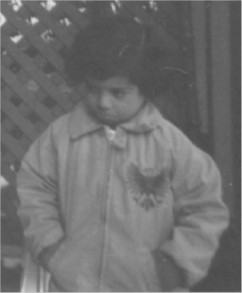
#> input picture week4/boy.png, 242 x 293 px
$ python equalization.py
#> lines starting #> are read from the running program, lines starting #| are printed output that depends on the picture
import cv2 as cv
import numpy as np
import matplotlib.pyplot as plt

img = cv.imread('boy.png',0)
#> img is the input picture: shape (293, 242); min 75, max 223, mean 111
cv.imshow("Original",img)

# pixels in 1D array
flat = img.flatten()
plt.hist(flat, bins=50,color="g")

def histo(image_array, bins):
#> called with image_array = array of shape (70906,), bins = 256
    histo = np.zeros(bins)
    for i in image_array:
        histo[i] += 1
#> this loop made 70906 passes
#> i on passes 1 to 3: 161, 140, 139
#> after the loop, histo = 256 values, max 2783 at index 83, min 0 at index 0, mean 277
    return histo

hist = histo(flat, 256)
#> hist has the same summary as histo in histo

# cumulative function
def cumu(var):
    cumvar = np.zeros(var.shape)
#> cumvar = 256 values from 0 to 0
    cumvar[0] = var[0]
    for i in range(1,256):
        cumvar[i] = cumvar[i-1] + var[i]
#> after the loop, cumvar = 256 values from 0 to 70906
    return np.array(cumvar)

cumu_sum = cumu(hist)
#> cumu_sum = 256 values from 0 to 70906
plt.plot(cumu_sum,color="b")

# normalization to the image
data = (cumu_sum - cumu_sum.min()) * 255
#> data = 256 values from 0 to 18081030
n = cumu_sum.max() - cumu_sum.min()
#> n = 70906
cumu_sum = (data / n).astype('uint8')
#> cumu_sum = 256 values from 0 to 255
plt.plot(cumu_sum,"r")

# apply cumulative to each index
new_img = cumu_sum[flat]
new_img = np.reshape(new_img, img.shape)
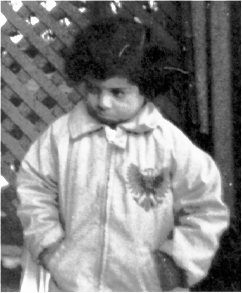
#> new_img: shape (293, 242); min 0, max 255, mean 129.1


plt.subplot(121)
plt.imshow(img, cmap='gray')

plt.subplot(122)
plt.imshow(new_img, cmap='gray')

plt.show()
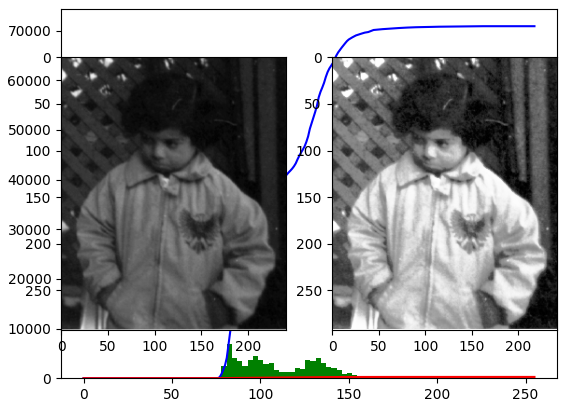
#> figure drawn by matplotlib, 3 panels; panel 1: tallest bar 6952 high, from x = 80.92 to 83.88; panel 1: curve peaks at x = 223, y = 70906; panel 1: curve peaks at x = 223, y = 255

$ run again, with week4/cell.jfif saved as week4/boy.png
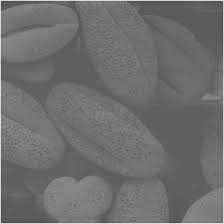
#> input picture week4/cell.jfif, 224 x 224 px
#> img is the input picture: shape (224, 224); min 62, max 247, mean 110.4
#> the loop in histo, `for i in image_array:` made 50176 passes
#> i on passes 1 to 3: 241, 200, 237
#> after the loop in histo, `for i in image_array:`: histo = 256 values, max 3728 at index 95, min 0 at index 0, mean 196
#> hist has the same summary as histo in histo
#> after the loop in cumu, `for i in range(1,256):`: cumvar = 256 values from 0 to 50176
#> data = 256 values from 0 to 12794880
#> n = 50176
#> `cumu_sum = (data / n).astype('uint8')`: cumu_sum = 256 values from 0 to 255
#> `new_img = np.reshape(new_img, img.shape)`:
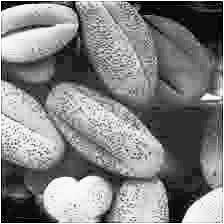
#> new_img: shape (224, 224); min 0, max 255, mean 130.5
#> `plt.show()`:
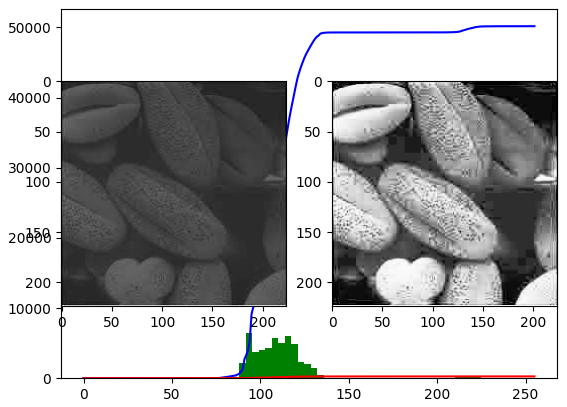
#> figure drawn by matplotlib, 3 panels; panel 1: tallest bar 6416 high, from x = 91.6 to 95.3; panel 1: curve peaks at x = 247, y = 50176; panel 1: curve peaks at x = 247, y = 255

$ run again, with week4/giraffe.jpg saved as week4/boy.png
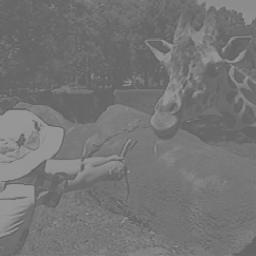
#> input picture week4/giraffe.jpg, 256 x 256 px
#> img is the input picture: shape (256, 256); min 89, max 163, mean 116.8
#> the loop in histo, `for i in image_array:` made 65536 passes
#> i on passes 1 to 3: 113, 111, 108
#> after the loop in histo, `for i in image_array:`: histo = 256 values, max 3035 at index 103, min 0 at index 0, mean 256
#> hist has the same summary as histo in histo
#> after the loop in cumu, `for i in range(1,256):`: cumvar = 256 values from 0 to 65536
#> data = 256 values from 0 to 16711680
#> n = 65536
#> `cumu_sum = (data / n).astype('uint8')`: cumu_sum = 256 values from 0 to 255
#> `new_img = np.reshape(new_img, img.shape)`:
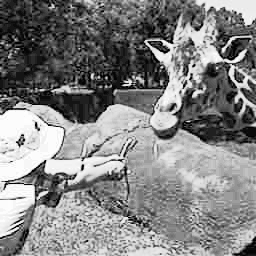
#> new_img: shape (256, 256); min 0, max 255, mean 130.6
#> `plt.show()`:
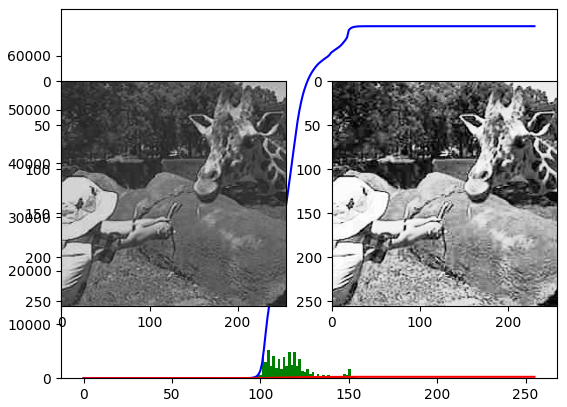
#> figure drawn by matplotlib, 3 panels; panel 1: tallest bar 5216 high, from x = 103.8 to 105.3; panel 1: curve peaks at x = 163, y = 65536; panel 1: curve peaks at x = 163, y = 255
